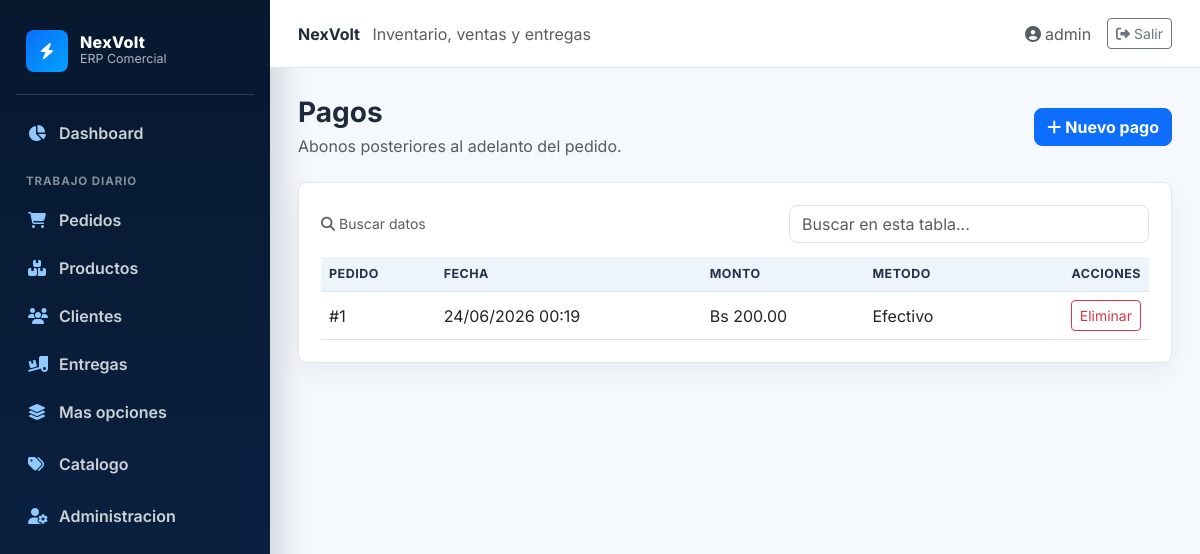
Screenshot of /pagos/ (signed in) with the database file from the repository.
### blueprintapp/usuarios/models.py (models this page shows, shortened)
class User(db.Model, UserMixin):
    __tablename__ = "usuarios"
    id = db.Column(db.Integer, primary_key=True)
    username = db.Column(db.String(80), unique=True, nullable=False)
    password_hash = db.Column(db.String(128), nullable=False)
    rol_id = db.Column(db.Integer, db.ForeignKey("roles.id"))
    rol = db.relationship("Role", backref="usuarios")

### blueprintapp/pagos/models.py (models this page shows, shortened)
class Pago(db.Model):
    __tablename__ = "pagos"
    id = db.Column(db.Integer, primary_key=True)
    pedido_id = db.Column(db.Integer, db.ForeignKey("pedidos.id"), nullable=False)
    fecha = db.Column(db.DateTime, default=datetime.utcnow, nullable=False)
    monto = db.Column(db.Float, nullable=False)
    metodo = db.Column(db.String(30), nullable=False)

### blueprintapp/pagos/routes.py (the view)
@bp_pago.route("/")
@login_required
def index():
    pagos = Pago.query.order_by(Pago.fecha.desc()).all()
    return render_template("pago/index.html", pagos=pagos)

### blueprintapp/pagos/templates/pago/index.html
{% extends 'base.html' %}
{% block content %}
<div class="d-flex justify-content-between align-items-center mb-4">
    <div>
        <h1 class="h3 fw-bold mb-1">Pagos</h1>
        <p class="text-muted mb-0">Abonos posteriores al adelanto del pedido.</p>
    </div>
    <a href="{{ url_for('bp_pago.create') }}" class="btn btn-primary"><i class="fas fa-plus me-1"></i>Nuevo pago</a>
</div>
<div class="page-card">
    <div class="table-responsive">
        <table class="table table-hover align-middle mb-0">
            <thead><tr><th>Pedido</th><th>Fecha</th><th>Monto</th><th>Metodo</th><th class="text-end">Acciones</th></tr></thead>
            <tbody>
                {% for pago in pagos %}
                <tr>
                    <td>#{{ pago.pedido_id }}</td>
                    <td>{{ pago.fecha.strftime('%d/%m/%Y %H:%M') }}</td>
                    <td>Bs {{ '%.2f'|format(pago.monto) }}</td>
                    <td>{{ pago.metodo }}</td>
                    <td class="text-end">
                        <form action="{{ url_for('bp_pago.delete', id=pago.id) }}" method="POST" class="d-inline" onsubmit="return confirm('Eliminar este pago devolvera el saldo al pedido. Continuar?');">
                            <button type="submit" class="btn btn-sm btn-outline-danger">Eliminar</button>
                        </form>
                    </td>
                </tr>
                {% else %}
                <tr><td colspan="5" class="text-center text-muted py-4">No hay pagos registrados.</td></tr>
                {% endfor %}
            </tbody>
        </table>
    </div>
</div>
{% endblock %}

### blueprintapp/templates/base.html (shortened to what this page needs)
<!DOCTYPE html>
<html lang="es">
<head>
    <link href="https://cdn.jsdelivr.net/npm/bootstrap@5.3.0/dist/css/bootstrap.min.css" rel="stylesheet">
    <link href="https://cdnjs.cloudflare.com/ajax/libs/font-awesome/6.4.0/css/all.min.css" rel="stylesheet">
</head>
<body>
    {% if current_user.is_authenticated %}
    <div class="erp-shell">
        {% include "components/navbar.html" %}
        <section class="erp-main">
            <header class="topbar">
                <div>
                    <strong>NexVolt</strong>
                    <span class="text-muted ms-2">Inventario, ventas y entregas</span>
                </div>
                <div class="d-flex align-items-center gap-3">
                    <a class="text-decoration-none text-muted" href="{{ url_for('bp_perfil.ver_perfil') }}">
                        <i class="fas fa-user-circle me-1"></i>{{ current_user.username }}
                    </a>
                    <a class="btn btn-sm btn-outline-secondary" href="{{ url_for('auth.logout') }}">
                        <i class="fas fa-right-from-bracket me-1"></i>Salir
                    </a>
                </div>
            </header>
            <main class="content-wrap">
    {% else %}
    {% include "components/messages.html" %}
    <main class="container py-5">
    {% endif %}
        {% block content %}{% endblock %}
    </main>
    {% if current_user.is_authenticated %}
        </section>
    </div>
    {% endif %}
</body>
</html>

### blueprintapp/templates/base.html (style rules this page uses)
:root { --navy: #07182f; --navy-2: #0b2447; --electric: #0d6efd; --electric-2: #00a3ff; --page: #f5f8fc; --line: #dce6f2; --text: #1f2a3d; }
body { min-height: 100vh; margin: 0; background: var(--page); color: var(--text); font-family: "Inter", sans-serif; }
.erp-shell { min-height: 100vh; display: flex; }
.erp-main { flex: 1; min-width: 0; display: flex; flex-direction: column; }
.topbar { height: 68px; background: #fff; border-bottom: 1px solid var(--line); display: flex; align-items: center; justify-content: space-between; padding: 0 28px; position: sticky; top: 0; z-index: 10; }
.content-wrap { padding: 28px; }
.page-card { background: #fff; border: 1px solid var(--line); border-radius: 8px; box-shadow: 0 10px 25px rgba(7, 24, 47, .05); padding: 22px; animation: riseIn .22s ease both; }
.btn-primary { background: var(--electric); border-color: var(--electric); border-radius: 8px; font-weight: 700; }
.table { vertical-align: middle; }
.table tbody tr { transition: background .12s ease; }
.table thead th { background: #eef4fb; color: #23324a; font-size: .78rem; text-transform: uppercase; letter-spacing: .04em; border-bottom: 1px solid var(--line); }

### rows the page displays
User: username "admin"
Pago: pedido_id "1", fecha "24/06/2026 00:19", monto "200.00", metodo "Efectivo"
